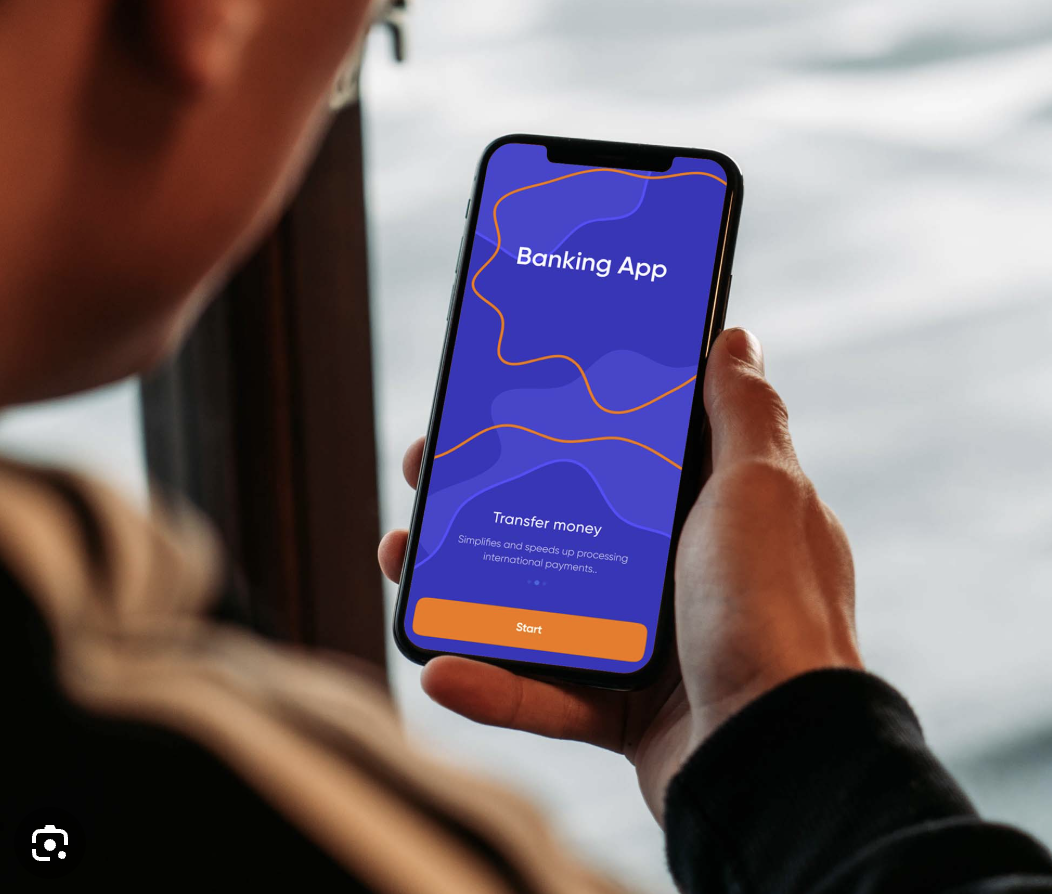
#> input picture tools/case-video/mtb-hand/source.png, 1052 x 894 px
$ python mtb-hand.py out.png out.png
#> lines starting #> are read from the running program, lines starting #| are printed output that depends on the picture; after the words box and inside, x2 and y2 are one past the last pixel; in counts of white or black regions, pixels touching at a corner belong together; long printed decimals are rounded
#> further down, src is the input picture: shape (894, 1052, 3); mean B, G, R 112.4, 103.9, 117.9
# MTB Pay Merchant art: the phone-in-hand photo (mtb-hand/source.png) with the real home
# screen (out-mtb/home.png) on it, turned into an iPhone 18: the notch goes, a Dynamic
# Island comes in, and the display grows outward for slimmer bezels.
# usage: python3 mtb-hand.py thumb.jpg card.jpg
import sys
import cv2
import numpy as np

SRC = 'mtb-hand/source.png'
SCREEN = 'out-mtb/home.png'
UP = 3.58       # composite size; the result is reduced by half for clean edges
GROW = 3.2      # source px the display grows on each side (slimmer bezels)
ROUGH = np.array([[483, 143], [727, 170], [650, 673], [405, 640]], np.float64)  # TL TR BR BL


def line(pts):
    vx, vy, x, y = cv2.fitLine(np.float32(pts), cv2.DIST_HUBER, 0, 0.01, 0.01).ravel()
    n = np.array([-vy, vx])
    return n, float(n[0] * x + n[1] * y)


def meet(a, b):
    return np.linalg.solve(np.array([a[0], b[0]]), np.array([a[1], b[1]]))


def find_quad(img):
    # The old screen is the only saturated blue area: fit a line to each side of its
    # outline, ignoring the rounded corners, and meet them for sharp corners.
    b, g, r = [img[..., i].astype(np.int32) for i in range(3)]
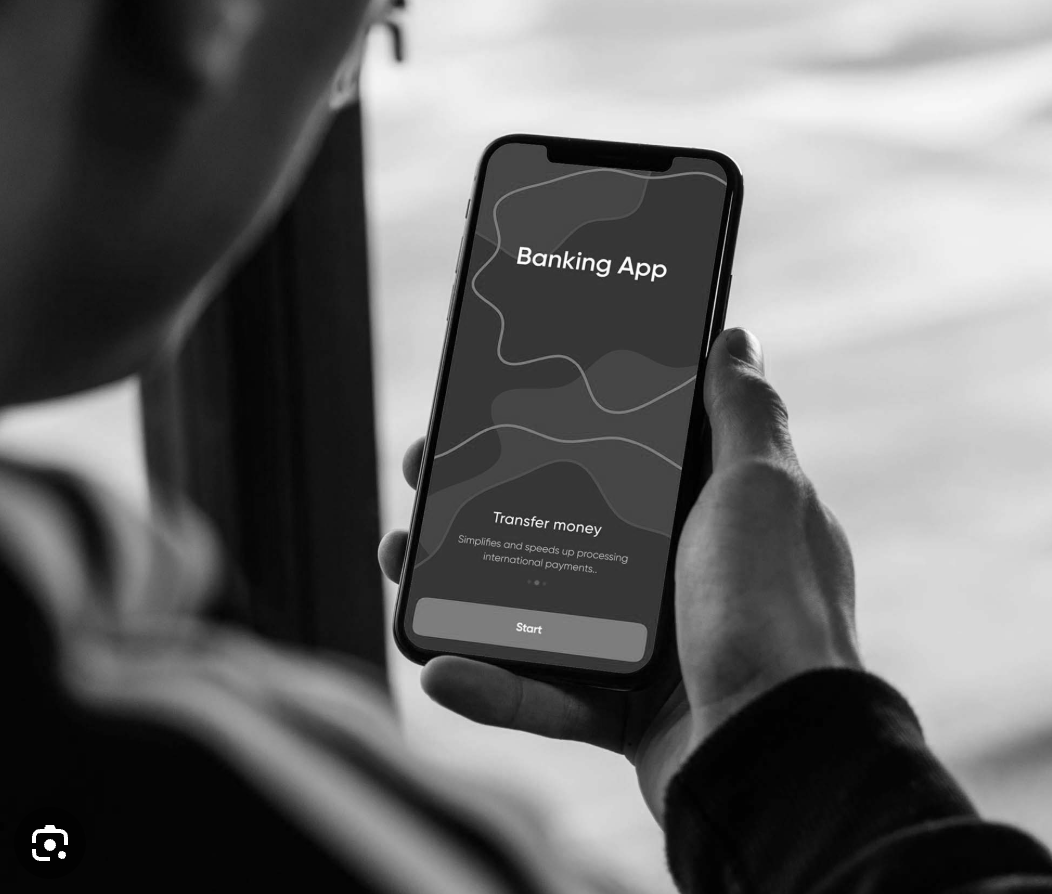
#> g: shape (894, 1052) int32; min 0, max 255, mean 103.9
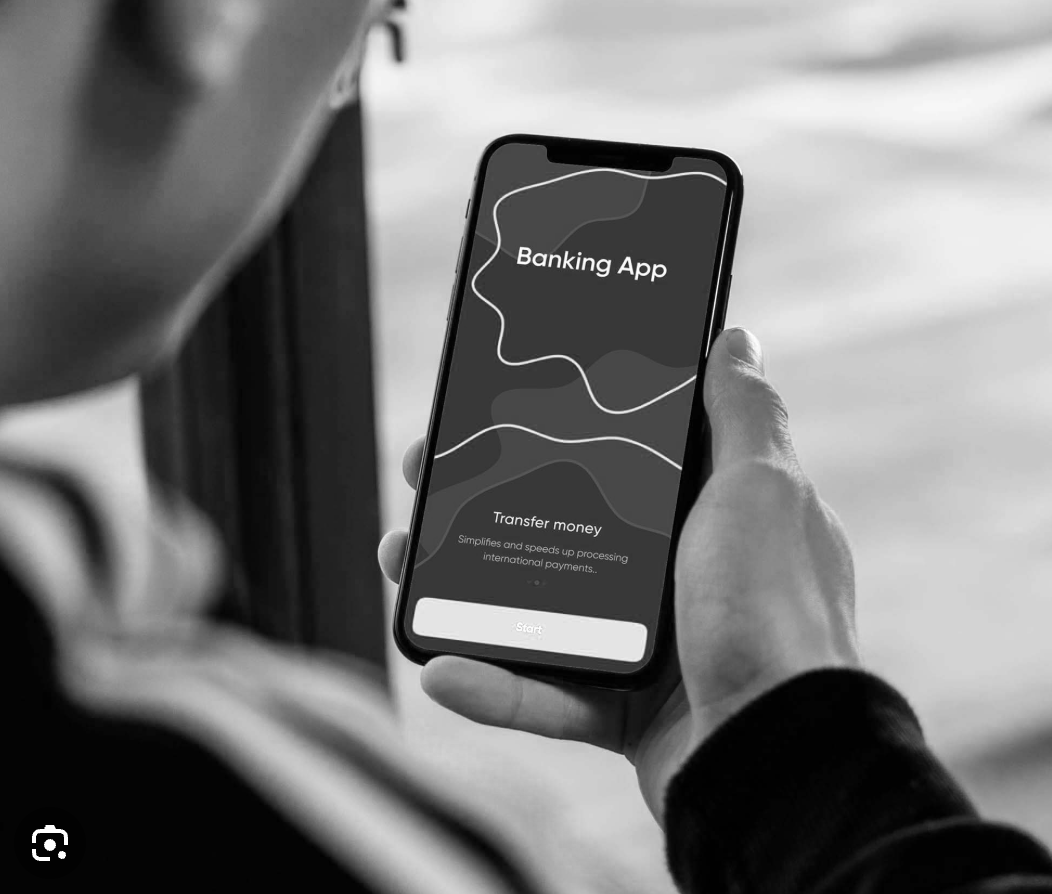
#> r: shape (894, 1052) int32; min 0, max 255, mean 117.9
    m = ((b > r + 40) & (b > 110)).astype(np.uint8) * 255
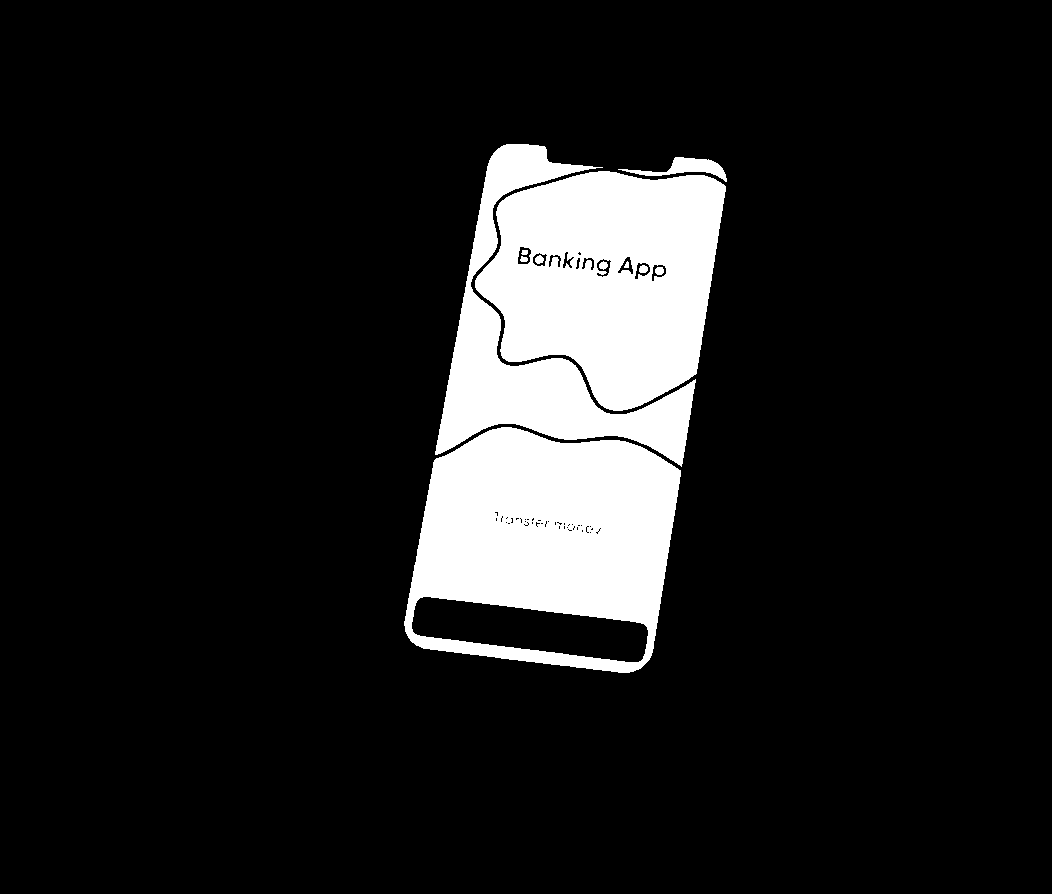
#> m: shape (894, 1052); 11.7% white; 11 white regions, largest, box (x1, y1, x2, y2) and area: (404, 427, 681, 673) 45199, (475, 171, 726, 411) 42235, (435, 144, 696, 467) 21789
    m = cv2.morphologyEx(m, cv2.MORPH_OPEN, np.ones((3, 3), np.uint8))
#> m: shape (894, 1052); 11.7% white; 11 white regions, largest, box (x1, y1, x2, y2) and area: (404, 427, 681, 673) 45156, (475, 171, 726, 411) 42211, (435, 144, 696, 465) 21772
    # The old artwork's lines cut the blue into pieces, so take the outline of them all.
    n, lab, stats, _ = cv2.connectedComponentsWithStats(m)
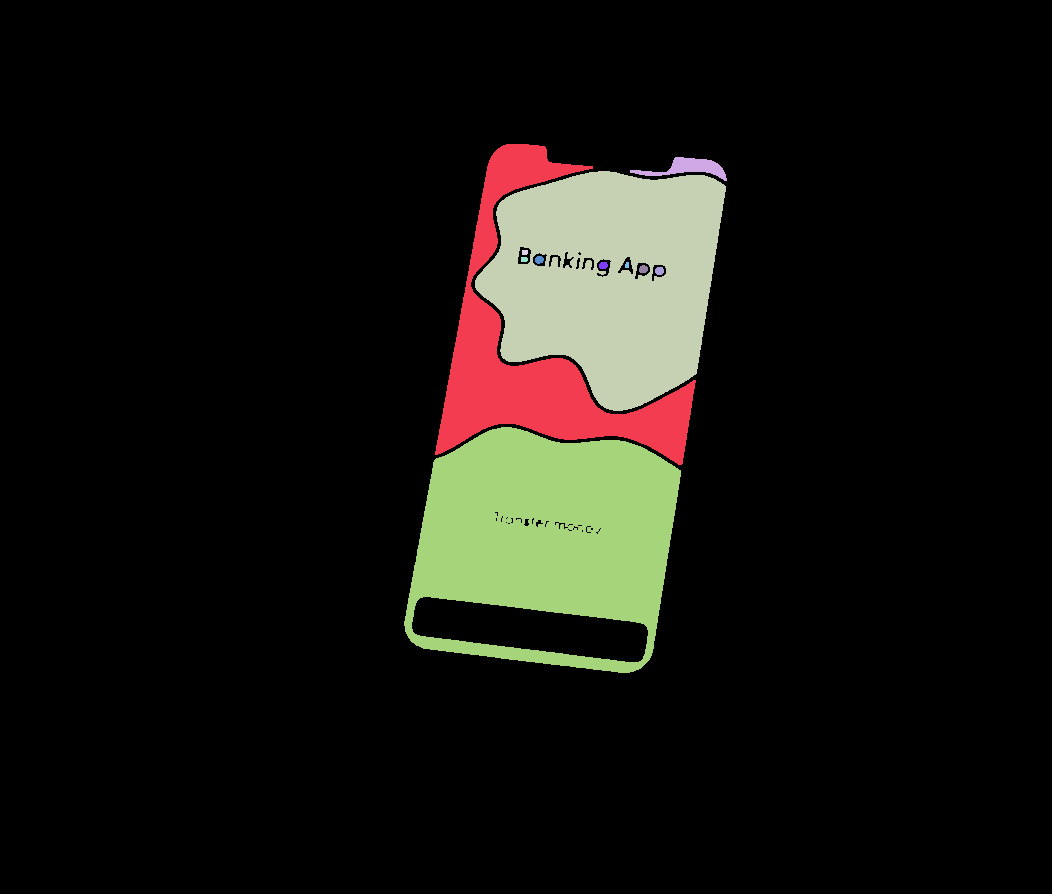
#> lab: shape (894, 1052) int32; 12 distinct labels, from 0 to 11; one colour per label, 0 black
#> n = 12; stats = [[0, 0, 1052, 894, 830126], [435, 144, 261, 321, 21772], [630, 157, 97, 24, 908], [475, 171, 251, 240, 42211], [522, 250, 6, 5, 29], [521, 257, 7, 5, 33], [535, 256, 9, 8, 57], [599, 262, 9, 7, 54], [625, 262, 4, 6, 22], [639, 265, 9, 8, 59], [655, 267, 9, 8, 61], [404, 427, 277, 246, 45156]]
    big = [i for i in range(1, n) if stats[i, cv2.CC_STAT_AREA] > 300]
#> big = [1, 2, 3, 11]
    ys, xs = np.nonzero(np.isin(lab, big))
    c = np.stack([xs, ys], 1).astype(np.int32)[:, None, :]
#> c = contour of 110047 points, box (x1, y1, x2, y2) (404, 144, 727, 673), area 135
    hull = cv2.convexHull(c)[:, 0, :].astype(np.float32)
#> hull = 46 pairs, first value 404 to 726, second value 144 to 672
    dense = []
    for i in range(len(hull)):
        a, e = hull[i], hull[(i + 1) % len(hull)]
        dense += [a + (e - a) * t for t in np.linspace(0, 1, 30, endpoint=False)]
#> this loop made 46 passes
#> (a, e) on passes 1 to 12: ([726, 180], [725, 191]), ([725, 191], [701, 344]), ([701, 344], [690, 414]), ([690, 414], [675, 509]), ([675, 509], [653, 648]), ([653, 648], [652, 652]), ([652, 652], [651, 655]), ([651, 655], [649, 659]), ([649, 659], [640, 668]), ([640, 668], [638, 669]), ([638, 669], [633, 671]), ([633, 671], [629, 672])
#> after the loop, dense = 1380 pairs, first value 404 to 726, second value 144 to 672
    dense = np.array(dense, np.float64)
    print('screen outline', dense.min(0).round(), dense.max(0).round())
#| screen outline [404. 144.] [726. 672.]
    sides = []
    for i in range(4):
        a, e = ROUGH[i], ROUGH[(i + 1) % 4]
        d = (e - a) / np.linalg.norm(e - a)
        rel = dense - a
        t = (rel[:, 0] * d[0] + rel[:, 1] * d[1]) / np.linalg.norm(e - a)
        off = np.abs(rel[:, 1] * d[0] - rel[:, 0] * d[1])
        sides.append(line(dense[(t > 0.2) & (t < 0.8) & (off < 14)]))
#> this loop made 4 passes
#> (vx in line, vy in line, x in line, y in line, n in line) on passes 1 to 4: (0.997, 0.0836, 619.5, 151.7, [-0.0836, 0.997]), (0.156, -0.988, 690.4, 411, [0.988, 0.156]), (0.993, 0.119, 537, 662.3, [-0.119, 0.993]), (0.179, -0.984, 448.5, 375.7, [0.984, 0.179])
#> after the loop, sides = [([-0.0836, 0.997], 99.37), ([0.988, 0.156], 746), ([-0.119, 0.993], 593.6), ([0.984, 0.179], 508.6)]
    return sides


src = cv2.imread(SRC)
sides = find_quad(src)
centre = ROUGH.mean(0)
grown = []
for n, c in sides:
    if n[0] * centre[0] + n[1] * centre[1] > c:   # point the normal outward
        n, c = -n, -c
    grown.append((n, c + GROW))
#> this loop made 4 passes
#> (n, c) on passes 1 to 4: ([0.0836, -0.997], -99.37), ([0.988, 0.156], 746), ([-0.119, 0.993], 593.6), ([-0.984, -0.179], -508.6)
#> after the loop, grown = [([0.0836, -0.997], -96.17), ([0.988, 0.156], 749.2), ([-0.119, 0.993], 596.8), ([-0.984, -0.179], -505.4)]
quad = np.float32([meet(grown[i - 1], grown[i]) for i in range(4)])  # TL TR BR BL
#> quad = [[488.7, 137.5], [733.5, 158], [651.4, 679.3], [395.5, 648.6]]
print('display corners', quad.round(1).tolist())
#| display corners [[488.700, 137.5], [733.5, 158.0], [651.400, 679.300], [395.5, 648.600]]

big = cv2.resize(src, None, fx=UP, fy=UP, interpolation=cv2.INTER_LANCZOS4).astype(np.float32)
BH, BW = big.shape[:2]
#> BH = 3201; BW = 3766

#> (the run stopped early here; a loop or call above may not have finished)

$ run again, with tools/case-video/bg-calm.jpg saved as tools/case-video/mtb-hand/source.png
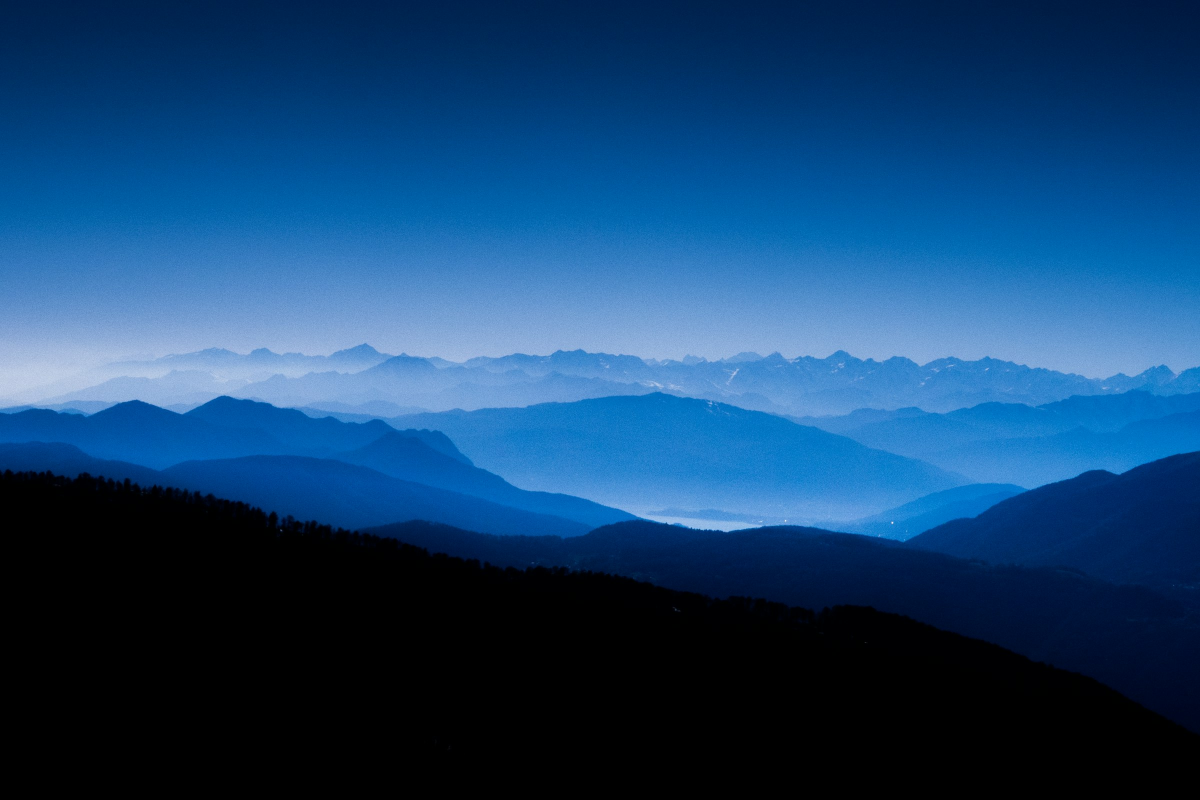
#> input picture tools/case-video/bg-calm.jpg, 2400 x 1600 px (shown at 1/2 size)
#> src is the input picture: shape (1600, 2400, 3); mean B, G, R 109.8, 66.5, 21.5
#> in find_quad, `m = ((b > r + 40) & (b > 110)).astype(np.uint8) * 255`:
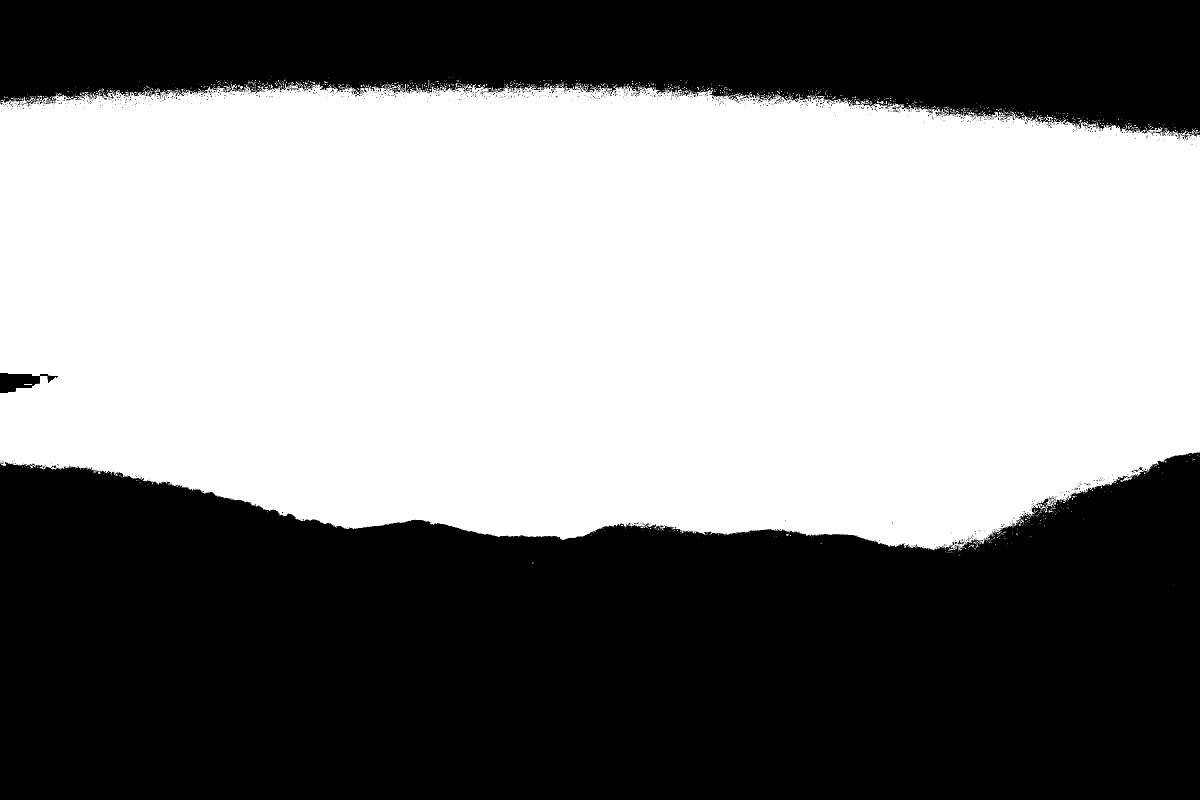
#> m: shape (1600, 2400) (shown at 1/2 size); 51.6% white; 1066 black regions (1049 under 20 px), largest, box (x1, y1, x2, y2) and area: (0, 905, 2400, 1600) 1377235, (0, 0, 2400, 277) 475956, (0, 746, 116, 786) 2566
#> in find_quad, `n, lab, stats, _ = cv2.connectedComponentsWithStats(m)`:
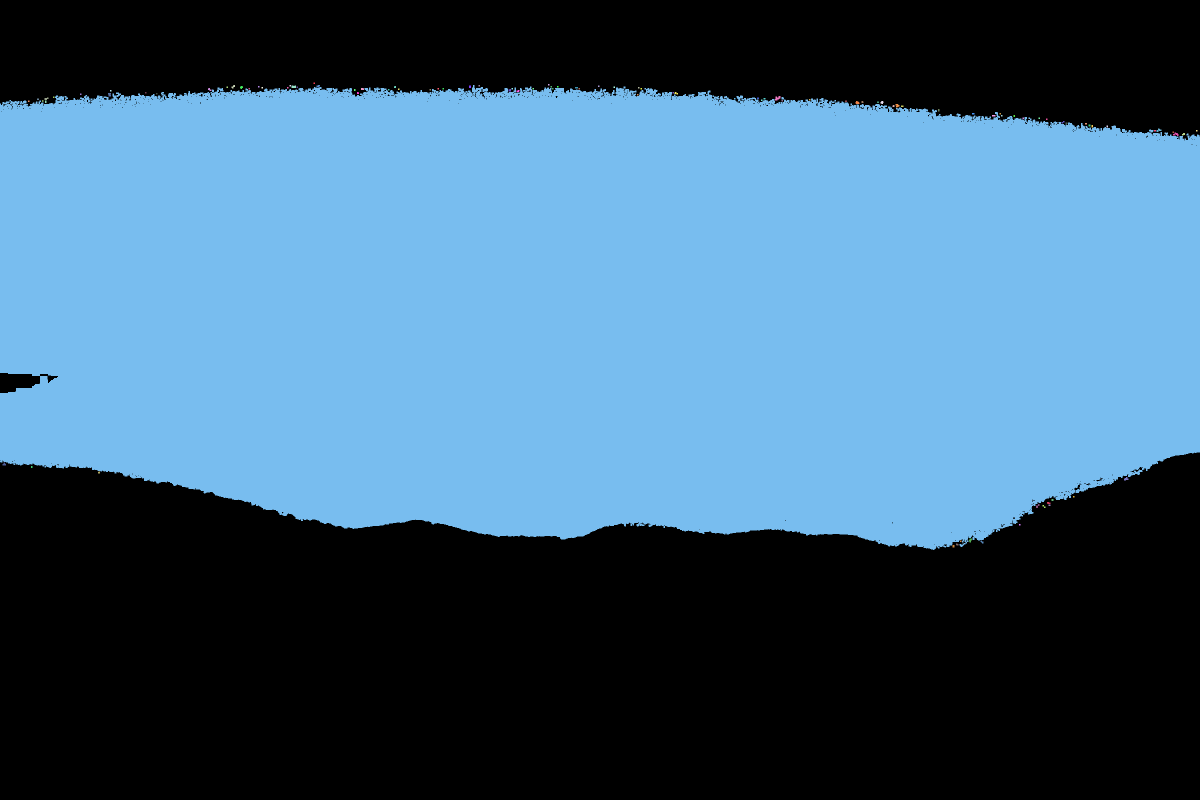
#> lab: shape (1600, 2400) int32 (shown at 1/2 size); 106 distinct labels, from 0 to 105; one colour per label, 0 black
#> in find_quad, `n, lab, stats, _ = cv2.connectedComponentsWithStats(m)`: n = 106; stats = 106 rows, first 6: [0, 0, 2400, 1600, 1872072], [627, 165, 3, 3, 9], [1096, 168, 3, 3, 9], [463, 170, 7, 7, 29], [579, 170, 3, 3, 9], [583, 171, 9, 5, 43]
#> big = [8]
#> c = contour of 1966252 points, box (x1, y1, x2, y2) (0, 170, 2400, 1100), area 184444
#> hull = 27 pairs, first value 0 to 2399, second value 170 to 1099
#> the loop in find_quad, `for i in range(len(hull)):` made 27 passes
#> (a, e) on passes 1 to 8: ([2399, 904], [1966, 1079]), ([1966, 1079], [1923, 1093]), ([1923, 1093], [1868, 1099]), ([1868, 1099], [1866, 1099]), ([1866, 1099], [1122, 1078]), ([1122, 1078], [996, 1073]), ([996, 1073], [705, 1057]), ([705, 1057], [688, 1056])
#> after the loop in find_quad, `for i in range(len(hull)):`: dense = 810 pairs, first value 0 to 2399, second value 170 to 1099
#| screen outline [  0. 170.] [2399. 1099.]
#> the loop in find_quad, `for i in range(4):` made 2 passes
#> (vx in line, vy in line, x in line, y in line, n in line) on pass 1: (1, -0.00978, 656.4, 172.8, [0.00978, 1])
#> after the loop in find_quad, `for i in range(4):`: sides = [([0.00978, 1], 179.2)]
